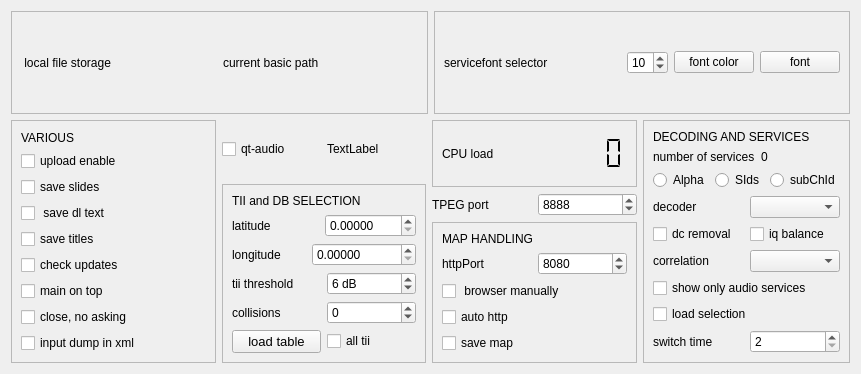
<?xml version="1.0" encoding="UTF-8"?>
<ui version="4.0">
 <class>configWidget</class>
 <widget class="QWidget" name="configWidget">
  <property name="geometry">
   <rect>
    <x>0</x>
    <y>0</y>
    <width>861</width>
    <height>374</height>
   </rect>
  </property>
  <property name="windowTitle">
   <string>Configuration and control</string>
  </property>
  <property name="toolTip">
   <string>&lt;html&gt;&lt;head/&gt;&lt;body&gt;&lt;p&gt;Configuration and control widget.&lt;/p&gt;&lt;/body&gt;&lt;/html&gt;</string>
  </property>
  <layout class="QVBoxLayout" name="verticalLayout_8">
   <item>
    <layout class="QHBoxLayout" name="horizontalLayout_18">
     <item>
      <widget class="QFrame" name="frame_6">
       <property name="frameShape">
        <enum>QFrame::Shape::StyledPanel</enum>
       </property>
       <property name="frameShadow">
        <enum>QFrame::Shadow::Raised</enum>
       </property>
       <layout class="QHBoxLayout" name="horizontalLayout_13">
        <item>
         <widget class="QLabel" name="storageLabel">
          <property name="text">
           <string> local file storage</string>
          </property>
         </widget>
        </item>
        <item>
         <widget class="QLabel" name="pathLabel">
          <property name="toolTip">
           <string>&lt;html&gt;&lt;head/&gt;&lt;body&gt;&lt;p&gt;Qt-DAB stores data like EPG data or slides into subdirectories of the path given here. The main window contains a selector to &amp;quot;open&amp;quot; the directory fromthis path.&lt;/p&gt;&lt;/body&gt;&lt;/html&gt;</string>
          </property>
          <property name="text">
           <string>current basic path</string>
          </property>
         </widget>
        </item>
       </layout>
      </widget>
     </item>
     <item>
      <widget class="QFrame" name="frame_5">
       <property name="frameShape">
        <enum>QFrame::Shape::StyledPanel</enum>
       </property>
       <property name="frameShadow">
        <enum>QFrame::Shadow::Raised</enum>
       </property>
       <layout class="QHBoxLayout" name="horizontalLayout_17">
        <item>
         <widget class="QLabel" name="fontLabel">
          <property name="toolTip">
           <string>&lt;html&gt;&lt;head/&gt;&lt;body&gt;&lt;p&gt;The font, font size and color of the services list can be set with the selectors here.&lt;/p&gt;&lt;/body&gt;&lt;/html&gt;</string>
          </property>
          <property name="text">
           <string>servicefont selector</string>
          </property>
         </widget>
        </item>
        <item>
         <layout class="QHBoxLayout" name="horizontalLayout_12">
          <item>
           <widget class="QSpinBox" name="fontSizeSelector">
            <property name="toolTip">
             <string>&lt;html&gt;&lt;head/&gt;&lt;body&gt;&lt;p&gt;The font size of the service lists (both the ensemble view and the favorites view) can be set.&lt;/p&gt;&lt;/body&gt;&lt;/html&gt;</string>
            </property>
            <property name="minimum">
             <number>8</number>
            </property>
            <property name="maximum">
             <number>15</number>
            </property>
            <property name="value">
             <number>10</number>
            </property>
           </widget>
          </item>
          <item>
           <widget class="smallPushButton" name="fontColorButton">
            <property name="toolTip">
             <string>&lt;html&gt;&lt;head/&gt;&lt;body&gt;&lt;p&gt;The color used to display the servicenames in the ensemblewidget can be selected here.&lt;/p&gt;&lt;/body&gt;&lt;/html&gt;</string>
            </property>
            <property name="text">
             <string>font color</string>
            </property>
           </widget>
          </item>
          <item>
           <widget class="smallPushButton" name="fontButton">
            <property name="toolTip">
             <string>&lt;html&gt;&lt;head/&gt;&lt;body&gt;&lt;p&gt;The font for displaying the servicenames in the ensemble display can be set here.&lt;/p&gt;&lt;/body&gt;&lt;/html&gt;</string>
            </property>
            <property name="text">
             <string>font</string>
            </property>
           </widget>
          </item>
         </layout>
        </item>
       </layout>
      </widget>
     </item>
    </layout>
   </item>
   <item>
    <layout class="QHBoxLayout" name="horizontalLayout_19">
     <item>
      <widget class="QFrame" name="frame_4">
       <property name="frameShape">
        <enum>QFrame::Shape::StyledPanel</enum>
       </property>
       <property name="frameShadow">
        <enum>QFrame::Shadow::Raised</enum>
       </property>
       <layout class="QVBoxLayout" name="verticalLayout_4">
        <item>
         <widget class="QLabel" name="variousLabel">
          <property name="text">
           <string>VARIOUS</string>
          </property>
         </widget>
        </item>
        <item>
         <widget class="QCheckBox" name="upload_selector">
          <property name="toolTip">
           <string>&lt;html&gt;&lt;head/&gt;&lt;body&gt;&lt;p&gt;&amp;quot;upload enable&amp;quot; is a selector for - if configured - allowing some data to be uploaded to fmlist.org. When touching the ensemblename on top of the left part of the main widget, the current content of the ensemble is shown (in &amp;quot;.csv&amp;quot; format). If this selector is enabled - and if the feature is configured - you will be asked to accept (or deny) sending up the contents of the ensemble to &amp;quot;fmlist.org&amp;quot; (the site that is responsible for the database mapping the TII numbers to station names and station attributes.&lt;/p&gt;&lt;p&gt;The same for the result of the single scan.&lt;/p&gt;&lt;p&gt;&lt;br/&gt;&lt;/p&gt;&lt;/body&gt;&lt;/html&gt;</string>
          </property>
          <property name="text">
           <string>upload enable</string>
          </property>
         </widget>
        </item>
        <item>
         <widget class="QCheckBox" name="saveSlidesSelector">
          <property name="text">
           <string>save slides</string>
          </property>
         </widget>
        </item>
        <item>
         <widget class="QCheckBox" name="dlTextSelector">
          <property name="toolTip">
           <string>&lt;html&gt;&lt;head/&gt;&lt;body&gt;&lt;p&gt;If selected, the text lines of the dynamic label are stored in a file. On starting you are asked to give a filename&lt;/p&gt;&lt;/body&gt;&lt;/html&gt;</string>
          </property>
          <property name="text">
           <string> save dl text</string>
          </property>
         </widget>
        </item>
        <item>
         <widget class="QCheckBox" name="saveTitlesSelector">
          <property name="toolTip">
           <string>&lt;html&gt;&lt;head/&gt;&lt;body&gt;&lt;p&gt;Having this selector set instructs the software to apply the so called DL2 rules to the dynamic label text. When DL2 is recognized in the forming of the dynamic label text, the titles of songs can be separated from the dynamic label and stored in a file in the Qt-DAB-files folder&lt;/p&gt;&lt;/body&gt;&lt;/html&gt;</string>
          </property>
          <property name="text">
           <string>save titles</string>
          </property>
         </widget>
        </item>
        <item>
         <widget class="QCheckBox" name="updateChecker">
          <property name="toolTip">
           <string>&lt;html&gt;&lt;head/&gt;&lt;body&gt;&lt;p&gt;If set, a few seconds after program startup, the software will look for a possible later version of Qt-DAB and report if found one&lt;/p&gt;&lt;/body&gt;&lt;/html&gt;</string>
          </property>
          <property name="text">
           <string>check updates</string>
          </property>
         </widget>
        </item>
        <item>
         <widget class="QCheckBox" name="onTop">
          <property name="toolTip">
           <string>&lt;html&gt;&lt;head/&gt;&lt;body&gt;&lt;p&gt;Set in the configuration whether or not the main widget should ALWAYS be op top. Note that setting will be applied the next time the program will start.&lt;/p&gt;&lt;p&gt;Note further that in Windows a problem may occur: a warning message might be invisible, hidden by the main widget op top.&lt;/p&gt;&lt;/body&gt;&lt;/html&gt;</string>
          </property>
          <property name="text">
           <string>main on top</string>
          </property>
         </widget>
        </item>
        <item>
         <widget class="QCheckBox" name="closeDirect_selector">
          <property name="toolTip">
           <string>&lt;html&gt;&lt;head/&gt;&lt;body&gt;&lt;p&gt;If you are bored with the explicit request to stop, touch this one, and stopping is direct&lt;/p&gt;&lt;/body&gt;&lt;/html&gt;</string>
          </property>
          <property name="text">
           <string>close, no asking</string>
          </property>
         </widget>
        </item>
        <item>
         <widget class="QCheckBox" name="dumpmodeSelector">
          <property name="toolTip">
           <string>&lt;html&gt;&lt;head/&gt;&lt;body&gt;&lt;p&gt;The dump facility is changed. Dumping the input samples is now centralized (use the right hand mouse button on the ensemblename left top of the main widget).&lt;/p&gt;&lt;p&gt;If selected the dump will be in xml format (but of course only if the device supports that)&lt;/p&gt;&lt;p&gt;otherwise an &amp;quot;wav&amp;quot; file will be generated.&lt;/p&gt;&lt;/body&gt;&lt;/html&gt;</string>
          </property>
          <property name="text">
           <string>input dump in xml</string>
          </property>
         </widget>
        </item>
       </layout>
      </widget>
     </item>
     <item>
      <layout class="QVBoxLayout" name="verticalLayout_3">
       <item>
        <layout class="QHBoxLayout" name="horizontalLayout_16">
         <item>
          <widget class="QCheckBox" name="audioHandler">
           <property name="toolTip">
            <string>&lt;html&gt;&lt;head/&gt;&lt;body&gt;&lt;p&gt;By default (selector is set) Qt_DAB tries to open the QtAudio library functions for the napping of the PCM samples to the soundcard. If either that fails, or this selector is unset, Qt_DAB uses the portaudio library&lt;/p&gt;&lt;/body&gt;&lt;/html&gt;</string>
           </property>
           <property name="text">
            <string>qt-audio</string>
           </property>
          </widget>
         </item>
         <item>
          <widget class="QLabel" name="audioSystem_label">
           <property name="toolTip">
            <string>&lt;html&gt;&lt;head/&gt;&lt;body&gt;&lt;p&gt;The name of the selected audio engine is displayed. Note that the default is Qt_Audio, on U20 starting that up in Qt5 failed, therefore the portaudio library remained included.&lt;/p&gt;&lt;/body&gt;&lt;/html&gt;</string>
           </property>
           <property name="text">
            <string>TextLabel</string>
           </property>
          </widget>
         </item>
        </layout>
       </item>
       <item>
        <widget class="QFrame" name="frame">
         <property name="frameShape">
          <enum>QFrame::Shape::StyledPanel</enum>
         </property>
         <property name="frameShadow">
          <enum>QFrame::Shadow::Raised</enum>
         </property>
         <layout class="QVBoxLayout" name="verticalLayout">
          <item>
           <widget class="QLabel" name="tiiLabel">
            <property name="text">
             <string>TII and DB SELECTION</string>
            </property>
           </widget>
          </item>
          <item>
           <layout class="QHBoxLayout" name="horizontalLayout_3">
            <item>
             <widget class="QLabel" name="label_7">
              <property name="toolTip">
               <string>&lt;html&gt;&lt;head/&gt;&lt;body&gt;&lt;p&gt;The latitude of the home location can be set here. The home position is used to compute the distance of transmitters received. If none is specified, the software uses a fake home position, somewhere in Amsterdam&lt;/p&gt;&lt;/body&gt;&lt;/html&gt;</string>
              </property>
              <property name="text">
               <string>latitude</string>
              </property>
             </widget>
            </item>
            <item>
             <widget class="QDoubleSpinBox" name="latitudeSelector">
              <property name="decimals">
               <number>5</number>
              </property>
              <property name="maximum">
               <double>9999.000000000000000</double>
              </property>
             </widget>
            </item>
           </layout>
          </item>
          <item>
           <layout class="QHBoxLayout" name="horizontalLayout_4">
            <item>
             <widget class="QLabel" name="label_8">
              <property name="toolTip">
               <string>&lt;html&gt;&lt;head/&gt;&lt;body&gt;&lt;p&gt;The longitude of the home position can be set here. See the tooltip for the latitude.&lt;/p&gt;&lt;/body&gt;&lt;/html&gt;</string>
              </property>
              <property name="text">
               <string>longitude</string>
              </property>
             </widget>
            </item>
            <item>
             <widget class="QDoubleSpinBox" name="longitudeSelector">
              <property name="decimals">
               <number>5</number>
              </property>
              <property name="maximum">
               <double>999990.000000000000000</double>
              </property>
             </widget>
            </item>
           </layout>
          </item>
          <item>
           <layout class="QHBoxLayout" name="horizontalLayout">
            <item>
             <widget class="QLabel" name="label_4">
              <property name="toolTip">
               <string>&lt;html&gt;&lt;head/&gt;&lt;body&gt;&lt;p&gt;TII detection takes place in a noisy environment. The software has to distinguish between &amp;quot;signal&amp;quot; and &amp;quot;noise&amp;quot;. The threshold for considering input to be &amp;quot;noise&amp;quot; can be set here.&lt;/p&gt;&lt;p&gt;Note that with srong signals, a low threshold leads to lots of false identifications.&lt;/p&gt;&lt;/body&gt;&lt;/html&gt;</string>
              </property>
              <property name="text">
               <string>tii threshold</string>
              </property>
             </widget>
            </item>
            <item>
             <widget class="QSpinBox" name="tiiThreshold_setter">
              <property name="toolTip">
               <string>&lt;html&gt;&lt;head/&gt;&lt;body&gt;&lt;p&gt;TII threshold. The TII threshold is used in the detection of TII values in the NULL periods of the DAB frames. Of course, the lower the value, the more chance there is to get false positives.&lt;/p&gt;&lt;p&gt;Selecting the &amp;quot;new&amp;quot; tii detector leads to setting the minimum  threshold to 6 dB, for the other the minimum threshold is 4 dB. Setting the threshold to the minumum value leads in both cases - even with a small antenna - to some false positives.&lt;/p&gt;&lt;/body&gt;&lt;/html&gt;</string>
              </property>
              <property name="suffix">
               <string> dB</string>
              </property>
              <property name="minimum">
               <number>4</number>
              </property>
              <property name="value">
               <number>6</number>
              </property>
             </widget>
            </item>
           </layout>
          </item>
          <item>
           <layout class="QHBoxLayout" name="horizontalLayout_6">
            <item>
             <widget class="QLabel" name="label_9">
              <property name="toolTip">
               <string>&lt;html&gt;&lt;head/&gt;&lt;body&gt;&lt;p&gt;Setting  a value here tells the software to look at the collisions that might happen when looking at the subId with the number given&lt;/p&gt;&lt;/body&gt;&lt;/html&gt;</string>
              </property>
              <property name="text">
               <string>collisions</string>
              </property>
             </widget>
            </item>
            <item>
             <widget class="QSpinBox" name="tiiCollisions">
              <property name="toolTip">
               <string>&lt;html&gt;&lt;head/&gt;&lt;body&gt;&lt;p&gt;If setting a subId value different from 0, the software searches for ALL mainIds, associated with that  subId.&lt;/p&gt;&lt;/body&gt;&lt;/html&gt;</string>
              </property>
              <property name="minimum">
               <number>-1</number>
              </property>
              <property name="maximum">
               <number>24</number>
              </property>
             </widget>
            </item>
           </layout>
          </item>
          <item>
           <layout class="QHBoxLayout" name="horizontalLayout_5">
            <item>
             <widget class="smallPushButton" name="loadTableButton">
              <property name="font">
               <font>
                <pointsize>10</pointsize>
               </font>
              </property>
              <property name="toolTip">
               <string>&lt;html&gt;&lt;head/&gt;&lt;body&gt;&lt;p&gt;Touching this button will instruct the software to load a fresh database. Note that this only works if either the software is precompiled or you have installed the small library as discussed in the installation instructions.&lt;/p&gt;&lt;/body&gt;&lt;/html&gt;</string>
              </property>
              <property name="text">
               <string>load table</string>
              </property>
             </widget>
            </item>
            <item>
             <widget class="QCheckBox" name="allTIISelector">
              <property name="toolTip">
               <string>&lt;html&gt;&lt;head/&gt;&lt;body&gt;&lt;p&gt;If/when the threshold value for the TII detection is too low, the TII detector will &amp;quot;detect&amp;quot; non-existent transmitters. While some users want to see anythings that is detected, others (including myself) only want the &amp;quot;real&amp;quot; transmitters to appear on the DX display.&lt;/p&gt;&lt;p&gt;While by default the setting is &amp;quot;on&amp;quot;, switchin the selector 's value to &amp;quot;off&amp;quot; tells the software to show only transmitters known by the database.&lt;/p&gt;&lt;/body&gt;&lt;/html&gt;</string>
              </property>
              <property name="text">
               <string>all tii</string>
              </property>
             </widget>
            </item>
           </layout>
          </item>
         </layout>
        </widget>
       </item>
      </layout>
     </item>
     <item>
      <layout class="QVBoxLayout" name="verticalLayout_7">
       <item>
        <widget class="QFrame" name="frame_7">
         <property name="frameShape">
          <enum>QFrame::Shape::StyledPanel</enum>
         </property>
         <property name="frameShadow">
          <enum>QFrame::Shadow::Raised</enum>
         </property>
         <layout class="QHBoxLayout" name="horizontalLayout_14">
          <item>
           <widget class="QLabel" name="cpuLabel">
            <property name="toolTip">
             <string>&lt;html&gt;&lt;head/&gt;&lt;body&gt;&lt;p&gt;The CPU load is an indication of the load when executing the program. The load tells the total load on the CPU, i.e. including the load of other programs that might be running.&lt;/p&gt;&lt;/body&gt;&lt;/html&gt;</string>
            </property>
            <property name="text">
             <string>CPU load</string>
            </property>
           </widget>
          </item>
          <item>
           <widget class="QLCDNumber" name="loadDisplay">
            <property name="toolTip">
             <string>&lt;html&gt;&lt;head/&gt;&lt;body&gt;&lt;p&gt;The number tells the overall CPU load (so, not only the load caused by running Qt-DAB)&lt;/p&gt;&lt;/body&gt;&lt;/html&gt;</string>
            </property>
            <property name="frameShape">
             <enum>QFrame::Shape::NoFrame</enum>
            </property>
            <property name="segmentStyle">
             <enum>QLCDNumber::SegmentStyle::Flat</enum>
            </property>
           </widget>
          </item>
         </layout>
        </widget>
       </item>
       <item>
        <layout class="QHBoxLayout" name="horizontalLayout_2">
         <item>
          <widget class="QLabel" name="TPEG_label">
           <property name="toolTip">
            <string>&lt;html&gt;&lt;head/&gt;&lt;body&gt;&lt;p&gt;TPeg services - if selected - run as background service. Since Qt-DAB has no means of interpreting the data, it sends the output frames to an TCP port.&lt;/p&gt;&lt;/body&gt;&lt;/html&gt;</string>
           </property>
           <property name="text">
            <string>TPEG port</string>
           </property>
          </widget>
         </item>
         <item>
          <widget class="QSpinBox" name="tpegPortSelector">
           <property name="maximum">
            <number>10000</number>
           </property>
           <property name="value">
            <number>8888</number>
           </property>
          </widget>
         </item>
        </layout>
       </item>
       <item>
        <widget class="QFrame" name="frame_3">
         <property name="frameShape">
          <enum>QFrame::Shape::StyledPanel</enum>
         </property>
         <property name="frameShadow">
          <enum>QFrame::Shadow::Raised</enum>
         </property>
         <layout class="QVBoxLayout" name="verticalLayout_6">
          <item>
           <layout class="QVBoxLayout" name="verticalLayout_5">
            <item>
             <widget class="QLabel" name="maphandlingLabel">
              <property name="text">
               <string>MAP HANDLING</string>
              </property>
             </widget>
            </item>
            <item>
             <layout class="QHBoxLayout" name="horizontalLayout_15">
              <item>
               <widget class="QLabel" name="label_6">
                <property name="text">
                 <string>httpPort</string>
                </property>
               </widget>
              </item>
              <item>
               <widget class="QSpinBox" name="httpPortSelector">
                <property name="maximum">
                 <number>100000</number>
                </property>
                <property name="value">
                 <number>8080</number>
                </property>
               </widget>
              </item>
             </layout>
            </item>
            <item>
             <widget class="QCheckBox" name="localBrowserSelector">
              <property name="toolTip">
               <string>&lt;html&gt;&lt;head/&gt;&lt;body&gt;&lt;p&gt;Set in the configuration that on starting the http service a browser will have to be started manually. By default  browser starts automaticall when the http button is set. Effective immediately&lt;/p&gt;&lt;p&gt;&lt;br/&gt;&lt;/p&gt;&lt;/body&gt;&lt;/html&gt;</string>
              </property>
              <property name="text">
               <string> browser manually</string>
              </property>
             </widget>
            </item>
            <item>
             <widget class="QCheckBox" name="auto_http">
              <property name="toolTip">
               <string>&lt;html&gt;&lt;head/&gt;&lt;body&gt;&lt;p&gt;If enabled, the software will (try to) start the http handler on program start up&lt;/p&gt;&lt;/body&gt;&lt;/html&gt;</string>
              </property>
              <property name="text">
               <string>auto http</string>
              </property>
             </widget>
            </item>
            <item>
             <widget class="QCheckBox" name="mapViewSelector">
              <property name="toolTip">
               <string>&lt;html&gt;&lt;head/&gt;&lt;body&gt;&lt;p&gt;Data for showing transmitters on the map can be saved into a file, and used with a separate program to re-view the map with the transmitters displayed.&lt;/p&gt;&lt;/body&gt;&lt;/html&gt;</string>
              </property>
              <property name="text">
               <string>save map</string>
              </property>
             </widget>
            </item>
           </layout>
          </item>
         </layout>
        </widget>
       </item>
      </layout>
     </item>
     <item>
      <widget class="QFrame" name="frame_2">
       <property name="frameShape">
        <enum>QFrame::Shape::StyledPanel</enum>
       </property>
       <property name="frameShadow">
        <enum>QFrame::Shadow::Raised</enum>
       </property>
       <layout class="QVBoxLayout" name="verticalLayout_2">
        <item>
         <widget class="QLabel" name="decodingLabel">
          <property name="text">
           <string>DECODING AND SERVICES</string>
          </property>
         </widget>
        </item>
        <item>
         <layout class="QHBoxLayout" name="horizontalLayout_11">
          <item>
           <widget class="QLabel" name="nrServicesLabel">
            <property name="toolTip">
             <string>&lt;html&gt;&lt;head/&gt;&lt;body&gt;&lt;p&gt;Processing DAB is in different steps, the process mapping the data for selected services onto either audio or data, takes place in the so-called backends. For each service (or subservice) a backend is instantiated and runs in a separate thread.&lt;/p&gt;&lt;p&gt;The counter tells the amount of active backends, and clicking on the number shows a small window showing the services for which backends are running.&lt;/p&gt;&lt;/body&gt;&lt;/html&gt;</string>
            </property>
            <property name="text">
             <string>number of services</string>
            </property>
           </widget>
          </item>
          <item>
           <widget class="clickablelabel" name="activeServices">
            <property name="toolTip">
             <string>&lt;html&gt;&lt;head/&gt;&lt;body&gt;&lt;p&gt;Number of active (sub)services. Each (sub)service runs in ots own thread.&lt;/p&gt;&lt;/body&gt;&lt;/html&gt;</string>
            </property>
            <property name="text">
             <string>0</string>
            </property>
           </widget>
          </item>
         </layout>
        </item>
        <item>
         <layout class="QHBoxLayout" name="horizontalLayout_8">
          <item>
           <widget class="QRadioButton" name="orderAlfabetical">
            <property name="text">
             <string>Alpha</string>
            </property>
            <attribute name="buttonGroup">
             <string notr="true">buttonGroup</string>
            </attribute>
           </widget>
          </item>
          <item>
           <widget class="QRadioButton" name="orderServiceIds">
            <property name="text">
             <string>SIds</string>
            </property>
            <attribute name="buttonGroup">
             <string notr="true">buttonGroup</string>
            </attribute>
           </widget>
          </item>
          <item>
           <widget class="QRadioButton" name="ordersubChannelIds">
            <property name="text">
             <string>subChId</string>
            </property>
            <attribute name="buttonGroup">
             <string notr="true">buttonGroup</string>
            </attribute>
           </widget>
          </item>
         </layout>
        </item>
        <item>
         <layout class="QHBoxLayout" name="horizontalLayout_9">
          <item>
           <widget class="QLabel" name="decoderLabel">
            <property name="toolTip">
             <string>&lt;html&gt;&lt;head/&gt;&lt;body&gt;&lt;p&gt;For &amp;quot;decoding&amp;quot;, actually mapping the value of the carriers after having done an FFT transformation on an input segment onto &amp;quot;soft bits&amp;quot;, i.e. values in the range of -127 .. 127, a few different algorihms were implemented.&lt;/p&gt;&lt;p&gt;The selector lets you choose.&lt;/p&gt;&lt;/body&gt;&lt;/html&gt;</string>
            </property>
            <property name="text">
             <string>decoder</string>
            </property>
           </widget>
          </item>
          <item>
           <widget class="smallComboBox" name="decoderSelector">
            <property name="toolTip">
             <string>&lt;html&gt;&lt;head/&gt;&lt;body&gt;&lt;p&gt;Decoding DAB means interpreting the output of the DPSK on the FFT output, the latter meaning taking the phase difference between corresponding carriers in subsequent FFT symbols.&lt;/p&gt;&lt;p&gt;Ideally these phases are a multiple of 90 degrees, in reality they are less precise. The decoders here all try to map the results of the previous phase onto &amp;quot;soft bits&amp;quot;, i.e. values between -127 and 127. Each &amp;quot;dot&amp;quot; is mapped onto two bits, one depending on the X coordinate, the other on the &amp;quot;Y&amp;quot; one&lt;/p&gt;&lt;p&gt;The differences between the decoders is the way they look at the way the measured values differ from the ideal ones. In general, the most simple one, here the &amp;quot;decoder_a&amp;quot;, gives the best results.&lt;/p&gt;&lt;p&gt;The quality can be seen by looking at the fic BER value, that shows the percentage of the input soft bits in FIC processing that are wrong (and needed to be repaired by the viterbi decoder)&lt;/p&gt;&lt;/body&gt;&lt;/html&gt;</string>
            </property>
           </widget>
          </item>
         </layout>
        </item>
        <item>
         <layout class="QHBoxLayout" name="horizontalLayout_10">
          <item>
           <widget class="QCheckBox" name="dcRemovalSelector">
            <property name="toolTip">
             <string>&lt;html&gt;&lt;head/&gt;&lt;body&gt;&lt;p&gt;If set, a log file is maintained (as usual for windows in the folder in the home folder and for Linux in the directory /tmp in a folder/directory Qt-DAB-files) in a txt file :logFile.txt, in which activities such as selecting a device, channel, service, dump are written, preceded by the time of the activity.&lt;/p&gt;&lt;p&gt;The setting of the selector is maintained between program invocations.&lt;/p&gt;&lt;/body&gt;&lt;/html&gt;</string>
            </property>
            <property name="text">
             <string>dc removal</string>
            </property>
           </widget>
          </item>
          <item>
           <widget class="QCheckBox" name="iqBalanceSelector">
            <property name="text">
             <string>iq balance</string>
            </property>
           </widget>
          </item>
         </layout>
        </item>
        <item>
         <layout class="QHBoxLayout" name="horizontalLayout_20">
          <item>
           <widget class="QLabel" name="label">
            <property name="text">
             <string>correlation</string>
            </property>
           </widget>
          </item>
          <item>
           <widget class="QComboBox" name="correlationSelector"/>
          </item>
         </layout>
        </item>
        <item>
         <widget class="QCheckBox" name="audioServices_only">
          <property name="toolTip">
           <string>&lt;html&gt;&lt;head/&gt;&lt;body&gt;&lt;p&gt;Many ensembles contain both audio and data services (e.g. TPEG, EPG). If selected here, only audio services and  the EPG service if part of the ensemble will be shown in the services list&lt;/p&gt;&lt;/body&gt;&lt;/html&gt;</string>
          </property>
          <property name="text">
           <string>show only audio services</string>
          </property>
         </widget>
        </item>
        <item>
         <widget class="QCheckBox" name="loadSelection_selector">
          <property name="toolTip">
           <string>&lt;html&gt;&lt;head/&gt;&lt;body&gt;&lt;p&gt;If this selector is set, the list of services is loaded from a user defined file. If loading from such a file fails, the software will load the list from the default file.&lt;/p&gt;&lt;/body&gt;&lt;/html&gt;</string>
          </property>
          <property name="text">
           <string>load selection</string>
          </property>
         </widget>
        </item>
        <item>
         <layout class="QHBoxLayout" name="horizontalLayout_7">
          <item>
           <widget class="QLabel" name="label_2">
            <property name="toolTip">
             <string>&lt;html&gt;&lt;head/&gt;&lt;body&gt;&lt;p&gt;The switch time - expressed in seconds - is the time the processor will wait to see if there is&lt;/p&gt;&lt;p&gt;any data in a channel. &lt;/p&gt;&lt;/body&gt;&lt;/html&gt;</string>
            </property>
            <property name="text">
             <string>switch time</string>
            </property>
           </widget>
          </item>
          <item>
           <widget class="smallSpinBox" name="switchDelaySetting">
            <property name="toolTip">
             <string>Set here the delay, when searching for data in a channel, in seconds</string>
            </property>
            <property name="minimum">
             <number>2</number>
            </property>
            <property name="maximum">
             <number>99999</number>
            </property>
           </widget>
          </item>
         </layout>
        </item>
       </layout>
      </widget>
     </item>
    </layout>
   </item>
  </layout>
 </widget>
 <customwidgets>
  <customwidget>
   <class>smallPushButton</class>
   <extends>QPushButton</extends>
   <header>smallpushbutton.h</header>
  </customwidget>
  <customwidget>
   <class>clickablelabel</class>
   <extends>QLabel</extends>
   <header>clickable-label.h</header>
  </customwidget>
  <customwidget>
   <class>smallComboBox</class>
   <extends>QComboBox</extends>
   <header>smallcombobox.h</header>
  </customwidget>
  <customwidget>
   <class>smallSpinBox</class>
   <extends>QSpinBox</extends>
   <header location="global">smallspinbox.h</header>
  </customwidget>
 </customwidgets>
 <resources/>
 <connections/>
 <buttongroups>
  <buttongroup name="buttonGroup"/>
 </buttongroups>
</ui>
